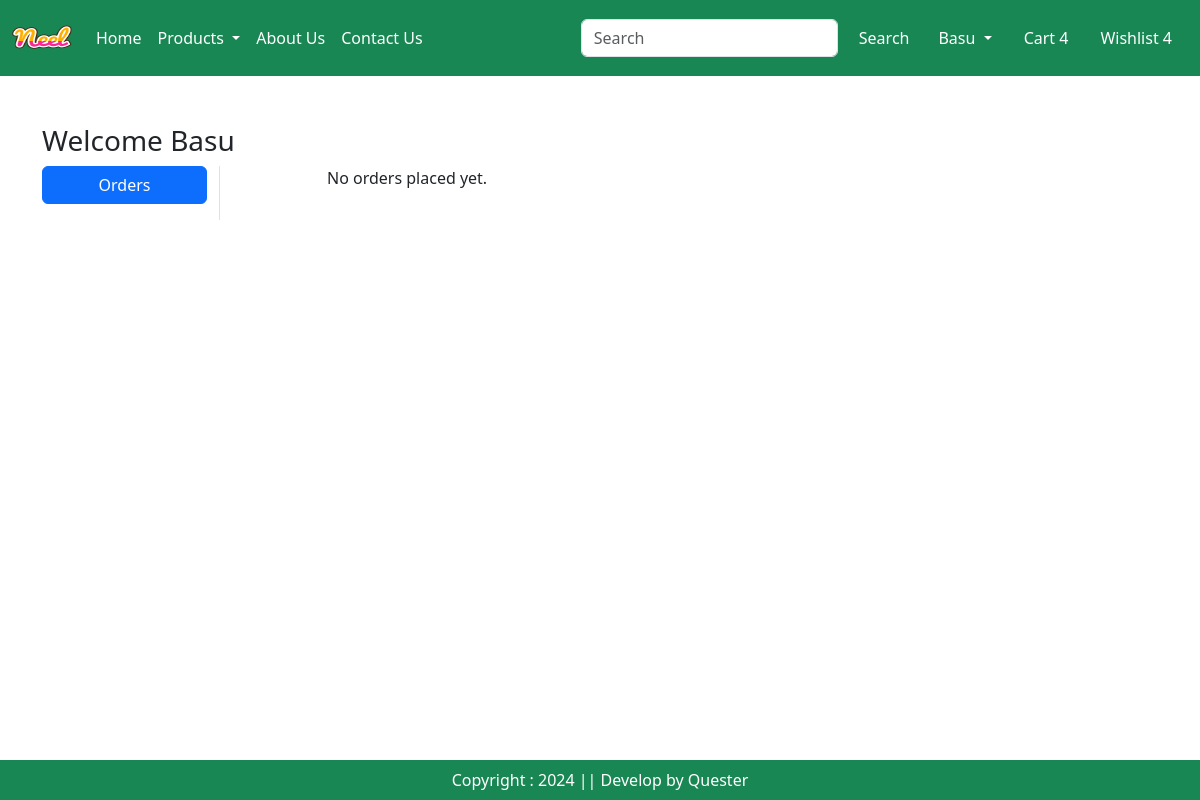
The app's page /orders/ (signed in), older data.
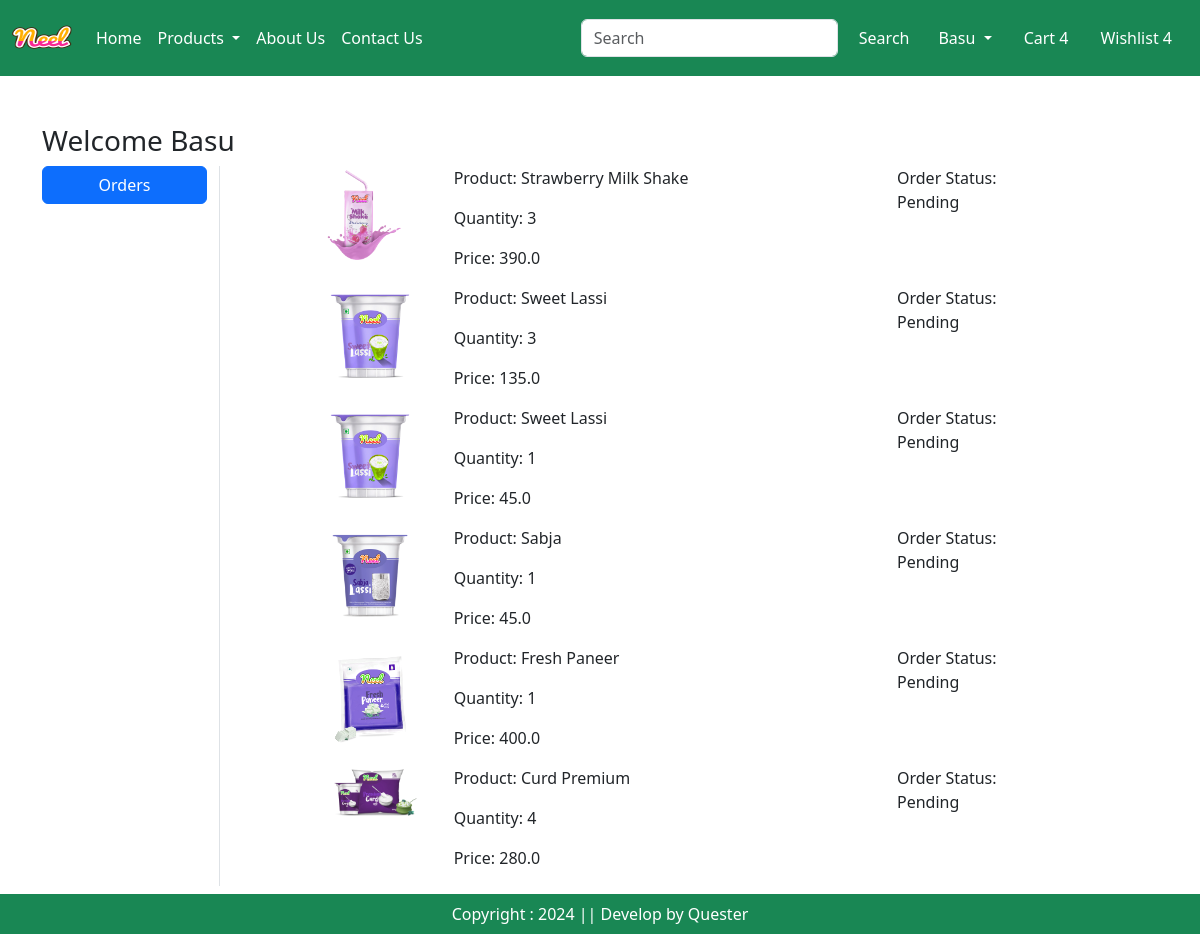
The same page, newer data.
### app/models.py (models this page shows, shortened)
class OrderPlaced(models.Model):
  user = models.ForeignKey(User, on_delete=models.CASCADE)
  customer = models.ForeignKey(Customer, on_delete=models.CASCADE)
  product = models.ForeignKey(Product, on_delete=models.CASCADE)
  quantity = models.PositiveIntegerField(default=1)
  ordered_date = models.DateTimeField(auto_now_add=True)
  status = models.CharField(max_length=50, choices=STATUS_CHOICES, default='Pending')
  payment = models.ForeignKey(Payment, on_delete=models.CASCADE, default="")
  @property
  def total_cost(self):
    return self.quantity * self.product.discounted_price

class Product(models.Model):
  title = models.CharField(max_length=100)
  selling_price = models.FloatField()
  discounted_price = models.FloatField()
  description = models.TextField()
  composition = models.TextField(default='')
  prodapp = models.TextField(default='')
  category = models.CharField(choices=CATEGORY_CHOICES, max_length=2)
  product_image = models.ImageField(upload_to='product')

### app/views.py (the view)
# urls.py: path('orders/', views.orders, name='orders'),
def orders(request):
  order_placed = OrderPlaced.objects.filter(user=request.user)
  return render(request, 'app/orders.html',locals())

### app/templates/app/orders.html (shortened to what this page needs)
{% extends "app/base.html" %}
{% load static %}
{% block main-content %}
<div class="container my-5">
  <div class="row">
    <h3>Welcome <span class="text-capitalize">{{ request.user }}</span></h3>
    <div class="col-sm-2 border-end">
      <ul class="list-unstyled">
        <li class="d-grid"><a href="{% url "orders" %}" class="btn btn-primary" >Orders</a></li>
      </ul>
    </div>
    <div class="col-sm-8 offset-sm-1">
      {% if order_placed %}
        {% for op in order_placed %}
          <div class="row">
            <div class="col-sm-2">
              {% if op.product.product_image %}
                <img src="{{ op.product.product_image.url }}" alt="{{ op.product.title }}" class="img-fluid" style="max-height: 100px; max-width: 100px;" />
              {% else %}
                <p>No image available</p>
              {% endif %}
            </div>
            <div class="col-sm-7">
              <p>Product: {{ op.product.title }}</p>
              <p>Quantity: {{ op.quantity }}</p>
              <p>Price: {{ op.total_cost }}</p>
            </div>
            <div class="col-sm-3">
              <p>Order Status: {{ op.status }}</p>
            </div>
          </div>
        {% endfor %}
      {% else %}
        <p>No orders placed yet.</p>
      {% endif %}
    </div>
  </div>
</div>
{% endblock main-content %}

### app/templates/app/base.html (shortened to what this page needs)
<!DOCTYPE html>
{% load static %}
<html lang="en">
<head>
    <link
        href="https://cdn.jsdelivr.net/npm/bootstrap@5.3.3/dist/css/bootstrap.min.css"
        rel="stylesheet"
    />
    <link rel="stylesheet" href="{% static 'app/css/owl.carousel.min.css' %}" />
    <link rel="stylesheet" href="{% static 'app/css/all.min.css' %}" />
    <link rel="stylesheet" href="{% static 'app/css/style.css' %}" />
</head>
<body>
    <nav class="navbar navbar-expand-lg navbar-dark bg-success">
        <div class="container-fluid">
            <a class="navbar-brand" href="#">
              <img src="{%static "app/images/neel.png"%}" width="60" height="50" />
            </a>
            <div class="collapse navbar-collapse" id="navbarSupportedContent">
                <ul class="navbar-nav me-auto mb-2 mb-lg-0">
                    {% if request.user.is_authenticated %}
                    <li class="nav-item">
                        <a class="nav-link active" aria-current="page" href="/">Home</a>
                    </li>
                    <li class="nav-item dropdown">
                      <a class="nav-link dropdown-toggle text-white" href="#" role="button" data-bs-toggle="dropdown" aria-expanded="false">
                          Products
                      </a>
                  </li>
                    <li class="nav-item">
                        <a class="nav-link text-white" href="{% url "about" %}">About Us</a>
                    </li>
                    <li class="nav-item">
                        <a class="nav-link text-white" href="{% url "contact" %}">Contact Us</a>
                    </li>
                </ul>
                <form class="d-flex" role="search">
                    <input class="form-control me-2" type="search" placeholder="Search" aria-label="Search">
                    <button class="btn btn-outline-success text-white" type="submit">Search</button>
                </form>
            </div>
            <ul class="navbar-nav me-auto mb-2 mb-lg-0">
              <li class="nav-item dropdown mx-2">
                <a class="nav-link dropdown-toggle text-white" href="#" role="button" id="profileDropdown" data-bs-toggle="dropdown" aria-expanded="false">
                    {{request.user.username}}
                </a>
            </li>
            <li class="nav-item mx-2">
              <a href="{% url "showCart" %}" class="nav-link text-white">Cart 4</a>
            </li>
            <li class="nav-item mx-2">
              <a href="#" class="nav-link text-white">Wishlist 4</a>
            </li>
            {% endif %}
            </ul>
        </div>
    </nav>
    {% block main-content %}{% endblock main-content %}
    <footer class="container-fluid bg-success text-center text-white fixed-bottom p-2 mt-5">
        Copyright : 2024 || Develop by Quester
    </footer>
</body>
</html>

Row changes from the older to the newer data that the page shows:
added OrderPlaced: product.product_image (picture), product "Strawberry Milk Shake", quantity "3", total_cost "390.0", status "Pending"
added OrderPlaced: product.product_image (picture), product "Sweet Lassi", quantity "3", total_cost "135.0", status "Pending"
added OrderPlaced: product.product_image (picture), product "Sweet Lassi", quantity "1", total_cost "45.0", status "Pending"
added OrderPlaced: product.product_image (picture), product "Sabja", quantity "1", total_cost "45.0", status "Pending"
added OrderPlaced: product.product_image (picture), product "Fresh Paneer", quantity "1", total_cost "400.0", status "Pending"
added OrderPlaced: product.product_image (picture), product "Curd Premium", quantity "4", total_cost "280.0", status "Pending"
Text that changed along with them:
text no longer shown: "No orders placed yet."
